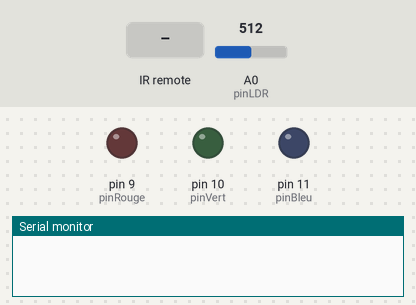
Bench run of a sketch on a simulated Arduino Uno, built with avr-gcc and run on an emulated ATmega328P. On the bench: output pins drawn as LEDs (lit = HIGH), the last lines printed to the serial monitor. The inputs (shaded band) are chosen by the test bench; at power-on: A0 (pinLDR) = 512.

Above: at 1.2 s.
1.3 s: infrared code 0x04 received
At 1.45 s:
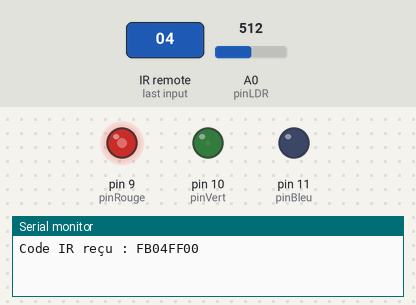
At 2.36 s:
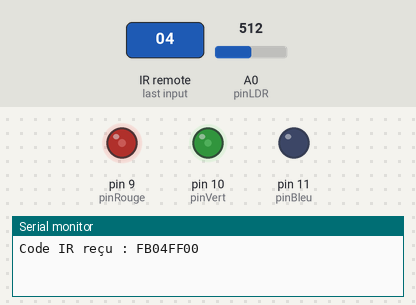
7.3 s: A0 (pinLDR) set to 122
16.3 s: infrared code 0x06 received
19.3 s: A0 (pinLDR) set to 265
22.3 s: infrared code 0x10 received
At 23.3 s:
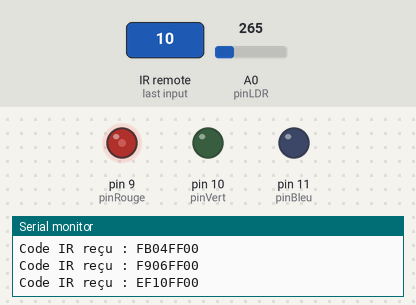
23.8 s: infrared code 0x11 received
At 24.8 s:
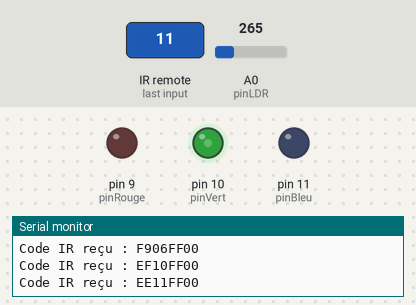
Timing chart, 0 to 26.3 s (numbered marks = the images above; inputs shaded):
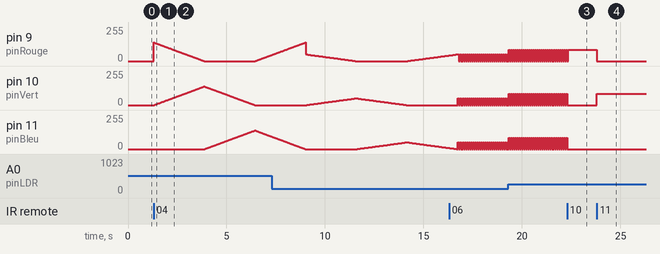

The sketch:

projet61.ino
```cpp
#include <IRremote.h>

// --- Broches ---
const int pinIR = 2;
const int pinRouge = 9;  // Broche PWM
const int pinVert = 10;  // Broche PWM
const int pinBleu = 11;  // Broche PWM
const int pinLDR = A0;

// --- Variables d'état ---
int modeLumineux = 0; // 0=Manuel, 1=Arc-en-ciel, 2=Stroboscope
int rVal = 0, vVal = 0, bVal = 0;
float facteurLuminosite = 1.0;

void setup() {
  Serial.begin(9600);

  // Initialisation du récepteur IR
  IrReceiver.begin(pinIR, ENABLE_LED_FEEDBACK);

  // Configuration des broches de la LED RVB
  pinMode(pinRouge, OUTPUT);
  pinMode(pinVert, OUTPUT);
  pinMode(pinBleu, OUTPUT);
}

void loop() {
  // 1. Lecture automatique de la luminosité ambiante (LDR)
  int valeurLDR = analogRead(pinLDR);
  // Plus il fait noir, plus on baisse l'intensité de la LED pour ne pas éblouir
  facteurLuminosite = map(valeurLDR, 0, 1023, 10, 100) / 100.0;

  // 2. Vérification des commandes de la télécommande IR
  if (IrReceiver.decode()) {
    unsigned long commande = IrReceiver.decodedIRData.decodedRawData;
    Serial.print("Code IR reçu : ");
    Serial.println(commande, HEX);

    // Décodage des touches spécifiques de la télécommande Tinkercad
    switch(IrReceiver.decodedIRData.command) {
      case 0x10: // Touche "1" -> Mode Manuel Rouge
        modeLumineux = 0; rVal = 255; vVal = 0; bVal = 0;
        break;
      case 0x11: // Touche "2" -> Mode Manuel Vert
        modeLumineux = 0; rVal = 0; vVal = 255; bVal = 0;
        break;
      case 0x12: // Touche "3" -> Mode Manuel Bleu
        modeLumineux = 0; rVal = 0; vVal = 0; bVal = 255;
        break;
      case 0x04: // Touche "Vol-" -> Mode Arc-en-ciel (Fondu)
        modeLumineux = 1;
        break;
      case 0x06: // Touche "Vol+" -> Mode Stroboscope
        modeLumineux = 2;
        break;
      case 0x00: // Touche "Power" -> Éteindre tout
        modeLumineux = 0; rVal = 0; vVal = 0; bVal = 0;
        break;
    }
    IrReceiver.resume(); // Recommencer à écouter le capteur IR
  }

  // 3. Gestion des effets lumineux
  if (modeLumineux == 0) {
    // Mode Manuel classique
    appliquerCouleur(rVal, vVal, bVal);
  }
  else if (modeLumineux == 1) {
    // Mode Arc-en-ciel (Fondu de couleurs simplifié)
    effetArcEnCiel();
  }
  else if (modeLumineux == 2) {
    // Mode Stroboscope blanc flash
    appliquerCouleur(255, 255, 255);
    delay(50);
    appliquerCouleur(0, 0, 0);
    delay(50);
  }
}

// Fonction pour envoyer les signaux PWM aux canaux de la LED RVB
void appliquerCouleur(int r, int v, int b) {
  // On applique le facteur de correction de la LDR
  analogWrite(pinRouge, r * facteurLuminosite);
  analogWrite(pinVert, v * facteurLuminosite);
  analogWrite(pinBleu, b * facteurLuminosite);
}

// Effet de transition fluide (Roue chromatique)
void effetArcEnCiel() {
  for (int i = 0; i < 255; i++) {
    if (modeLumineux != 1) return; // Quitter si le mode change
    appliquerCouleur(255 - i, i, 0); // Transition Rouge vers Vert
    delay(10);
  }
  for (int i = 0; i < 255; i++) {
    if (modeLumineux != 1) return;
    appliquerCouleur(0, 255 - i, i); // Transition Vert vers Bleu
    delay(10);
  }
  for (int i = 0; i < 255; i++) {
    if (modeLumineux != 1) return;
    appliquerCouleur(i, 0, 255 - i); // Transition Bleu vers Rouge
    delay(10);
  }
}
```

Measured:
- after the input at 1.3 s, pin 10 (pinVert): rises from 0/255 to 140/255 in 2.6 s, then falls to 0/255 in 2.6 s; pin 11 (pinBleu): rises from 0/255 to 140/255 in 2.6 s, then falls to 94/255 in 0.84 s
- after the input at 22.3 s, pin 9 (pinRouge): goes on until 22.4 s, then stays 84/255; pin 10 (pinVert), pin 11 (pinBleu): goes on until 22.3 s, then stays 0/255
- after the input at 23.8 s, pin 9 (pinRouge): 84/255 → 0/255 at once; pin 10 (pinVert): 0/255 → 84/255 at once
